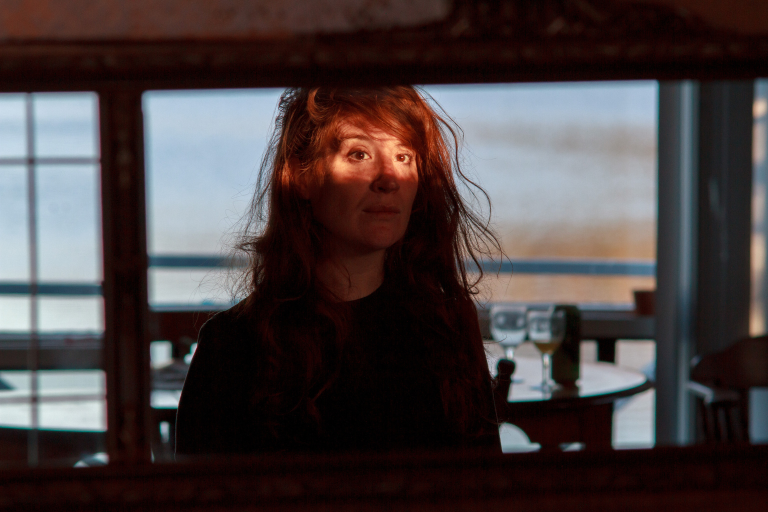
#> input picture experiments/ColorMatchLab/captures/rd23_shadowed_portrait/source.png, 1536 x 1024 px, found by its file name (shown at 1/2 size)
$ python make_rd12_visual_sheets.py
#> lines starting #> are read from the running program, lines starting #| are printed output that depends on the picture
"""Create fixed full-frame and ROI comparison sheets for RD12."""
from __future__ import annotations

import hashlib
import json
from pathlib import Path

from PIL import Image, ImageDraw

ROOT = Path(__file__).resolve().parent
PREP = ROOT / "captures" / "rd9_real_skin_white_scene"
OUT = ROOT / "captures" / "rd12_cast_strength_sensitivity"
DIRECTIONS = ("cool", "warm", "green")
STRENGTHS = (0.5, 1.0, 1.5)


def sha(path: Path) -> str:
    return hashlib.sha256(path.read_bytes()).hexdigest()


def make_sheet(path: Path, box: tuple[int, int, int, int] | None) -> None:
    panels = [("source", PREP / "source.png")]
    for direction in DIRECTIONS:
        for strength in STRENGTHS:
            cast_id = f"{direction}_s{strength:.1f}"
            panels.append((f"{cast_id} target", OUT / f"{cast_id}_target.png"))
            panels.append((f"{cast_id} Histogram i1",
                           OUT / f"{cast_id}_Histogram_i1.00.png"))
    tw, th, label_h = (256, 170, 26) if box is None else (210, 240, 26)
    columns = 4
    rows = (len(panels) + columns - 1) // columns
    sheet = Image.new("RGB", (columns * tw, rows * (th + label_h)), (25, 25, 25))
#> sheet: PIL image 1024x980 RGB; every value is 25
    draw = ImageDraw.Draw(sheet)
    for index, (label, image_path) in enumerate(panels):
        image = Image.open(image_path).convert("RGB")
#> image is the input picture: PIL image 1536x1024 RGB; mean R, G, B 71.7, 62.7, 63.5
        if box is not None:
            image = image.crop(box)
        image.thumbnail((tw, th))
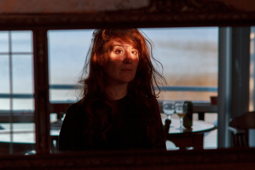
#> image: PIL image 255x170 RGB; mean R, G, B 71.6, 62.6, 63.4
        col, row = index % columns, index // columns
        x, y = col * tw, row * (th + label_h)
        sheet.paste(image, (x + (tw - image.width) // 2,
                            y + label_h + (th - image.height) // 2))
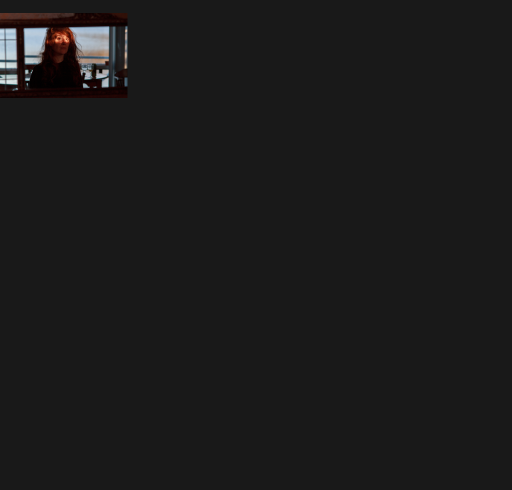
#> sheet: PIL image 1024x980 RGB (shown at 1/2 size); mean R, G, B 27, 26.6, 26.7
        draw.text((x + 5, y + 5), label, fill=(245, 245, 245))
    sheet.save(path, format="PNG", optimize=False)


def main() -> None:
    sheets = {
        "full_frame_comparison.png": None,
        "face_crop_comparison.png": (590, 240, 790, 505),
        "arm_crop_comparison.png": (510, 550, 655, 850),
        "blouse_crop_comparison.png": (510, 530, 790, 851),
    }
    for name, box in sheets.items():
        make_sheet(OUT / name, box)
    manifest_path = OUT / "manifest.json"
    manifest = json.loads(manifest_path.read_text(encoding="utf-8"))
    manifest["visual_review"] = {
        "sheets": list(sheets),
        "generator": Path(__file__).name,
        "generator_sha256": sha(Path(__file__)),
        "review_status": "unblinded exploratory preview inspection only; not independent human review or a quality gate",
        "panel_order": "source, then target and Histogram intensity-1 output for cool/warm/green × offset multipliers 0.5/1.0/1.5",
    }
    manifest["files"] = {p.name: sha(p) for p in sorted(OUT.iterdir())
                         if p.is_file() and p.name != "manifest.json"}
    manifest_path.write_text(json.dumps(manifest, indent=2) + "\n",
                             encoding="utf-8", newline="\n")
    print(json.dumps({"sheet_count": len(sheets), "artifact_count": len(manifest["files"])}, indent=2))


if __name__ == "__main__":
#> (the run stopped early here; a loop or call above may not have finished)
